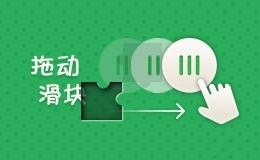
#> input picture 极验/demo_slide-float/bg1.jpg, 260 x 160 px
$ python gapsidentified.py
#> lines starting #> are read from the running program, lines starting #| are printed output that depends on the picture; after the words box and inside, x2 and y2 are one past the last pixel; in counts of white or black regions, pixels touching at a corner belong together
# -*- coding: utf-8 -*-
# @Time    : 2022/6/2 12:02
# @Author  : xiaobo
# @Site    :
# @File    : gapsidentified.py
# @Software: PyCharm

from pathlib import Path

import PIL
import cv2
import numpy as np


def imshow(img, winname='test', delay=0):
    """cv2展示图片"""
    cv2.imshow(winname, img)
    cv2.waitKey(delay)
    cv2.destroyAllWindows()


def pil_to_cv2(img):
    """
    pil转cv2图片
    :param img: pil图像, <type 'PIL.JpegImagePlugin.JpegImageFile'>
    :return: cv2图像, <type 'numpy.ndarray'>
    """
    img = cv2.cvtColor(np.asarray(img), cv2.COLOR_RGB2BGR)
    return img


def bytes_to_cv2(img):
    """
    二进制图片转cv2
    :param img: 二进制图片数据, <type 'bytes'>
    :return: cv2图像, <type 'numpy.ndarray'>
    """
    # 将图片字节码bytes, 转换成一维的numpy数组到缓存中
    img_buffer_np = np.frombuffer(img, dtype=np.uint8)
    # 从指定的内存缓存中读取一维numpy数据, 并把数据转换(解码)成图像矩阵格式
    img_np = cv2.imdecode(img_buffer_np, 1)
    return img_np


def cv2_open(img, flag=None):
    """
    统一输出图片格式为cv2图像, <type 'numpy.ndarray'>
    :param img: <type 'bytes'/'numpy.ndarray'/'str'/'Path'/'PIL.JpegImagePlugin.JpegImageFile'>
    :param flag: 颜色空间转换类型, default: None
        eg: cv2.COLOR_BGR2GRAY（灰度图）
    :return: cv2图像, <numpy.ndarray>
    """
#> called with img = 'bg1.jpg', flag = 6
    if isinstance(img, bytes):
        img = bytes_to_cv2(img)
    elif isinstance(img, (str, Path)):
        img = cv2.imread(str(img))
#> img is the input picture: shape (160, 260, 3); mean B, G, R 107.9, 176, 67.6
    elif isinstance(img, np.ndarray):
        img = img
    elif isinstance(img, PIL.Image):
        img = pil_to_cv2(img)
    else:
        raise ValueError(f'输入的图片类型无法解析: {type(img)}')
    if flag is not None:
        img = cv2.cvtColor(img, flag)
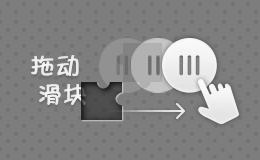
#> img: shape (160, 260); min 14, max 255, mean 135.6
    return img


def get_distance(bg, tp, im_show=False, save_path=None):
    """
    :param bg: 背景图路径或Path对象或图片二进制
        eg: 'assets/bg.jpg'
            Path('assets/bg.jpg')
    :param tp: 缺口图路径或Path对象或图片二进制
        eg: 'assets/tp.jpg'
            Path('assets/tp.jpg')
    :param im_show: 是否显示结果, <type 'bool'>; default: False
    :param save_path: 保存路径, <type 'str'/'Path'>; default: None
    :return: 缺口位置
    """
    # 读取图片
    bg_gray = cv2_open(bg, flag=cv2.COLOR_BGR2GRAY)
    tp_gray = cv2_open(tp, flag=cv2.COLOR_BGR2GRAY)
#> call 2 of cv2_open, with img = 'slice.jpg', flag = 6
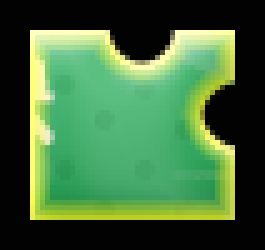
#> input picture 极验/demo_slide-float/slice.jpg, 53 x 50 px (shown 5 times larger)
#> in cv2_open, img is the input picture: shape (50, 53, 3); mean B, G, R 60.6, 105.1, 65.4
#> in cv2_open (call 2), `img = cv2.cvtColor(img, flag)`:
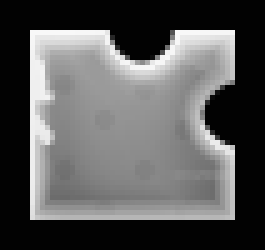
#> img: shape (50, 53) (shown 5 times larger); min 2, max 249, mean 88.2
    # 边缘检测
    tp_gray = cv2.Canny(tp_gray, 255, 255)
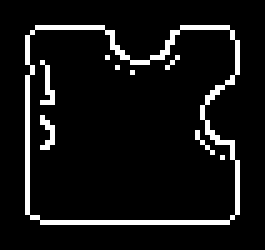
#> tp_gray: shape (50, 53) (shown 5 times larger); 7.8% white in thin lines or dots, all inside (x1, y1, x2, y2) = (5, 5, 48, 45)
    bg_gray = cv2.Canny(bg_gray, 255, 255)
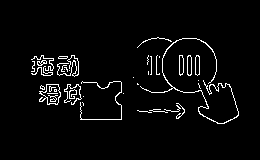
#> bg_gray: shape (160, 260); 3.7% white in thin lines or dots, all inside (x1, y1, x2, y2) = (31, 37, 239, 124)
    # 目标匹配
    result = cv2.matchTemplate(bg_gray, tp_gray, cv2.TM_CCOEFF_NORMED)
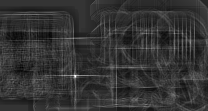
#> result: shape (111, 208) float32; min -0.0937, max 0.364, mean -0.00058; drawn with min black and max white
    # 解析匹配结果
    min_val, max_val, min_loc, max_loc = cv2.minMaxLoc(result)
#> min_val = -0.0937; max_val = 0.364; min_loc = (22, 67); max_loc = (75, 76)

    distance = max_loc[0]
#> distance = 75
    if save_path or im_show:
        # 需要绘制的方框高度和宽度
        tp_height, tp_width = tp_gray.shape[:2]
#> tp_height = 50; tp_width = 53
        # 矩形左上角点位置
        x, y = max_loc
#> x = 75; y = 76
        # 矩形右下角点位置
        _x, _y = x + tp_width, y + tp_height
        # 绘制矩形
        bg_img = cv2_open(bg)
        cv2.rectangle(bg_img, (x, y), (_x, _y), (0, 0, 255), 2)
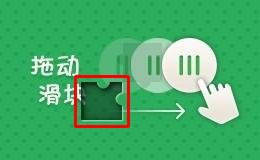
#> bg_img: shape (160, 260, 3); 1.48% of pixels changed, all inside (x1, y1, x2, y2) = (74, 75, 130, 128)
        # 保存缺口识别结果到背景图
        if save_path:
            save_path = Path(save_path).resolve()
            save_path = save_path.parent / f"{save_path.stem}.{distance}{save_path.suffix}"
            save_path = save_path.__str__()
            cv2.imwrite(save_path, bg_img)
        # 显示缺口识别结果
        if im_show:
            imshow(bg_img)
    return distance


if __name__ == '__main__':
    d = get_distance(
        bg='bg1.jpg',
        tp='slice.jpg',
        im_show=False,
        save_path='./assets/bg.jpg'
    )
#> d = 75
    print(d)
#| 75
